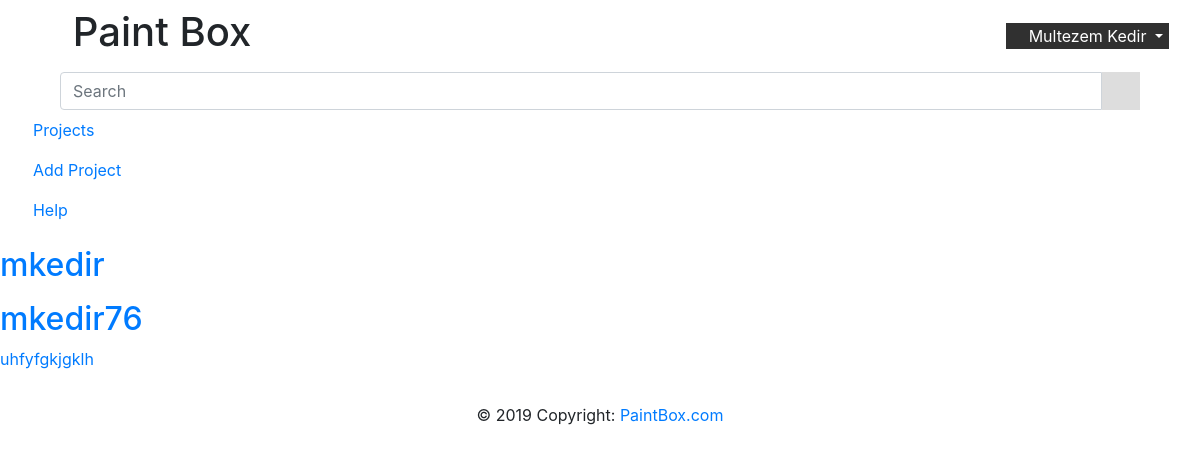
The page /home (signed in) on the database as committed earlier.
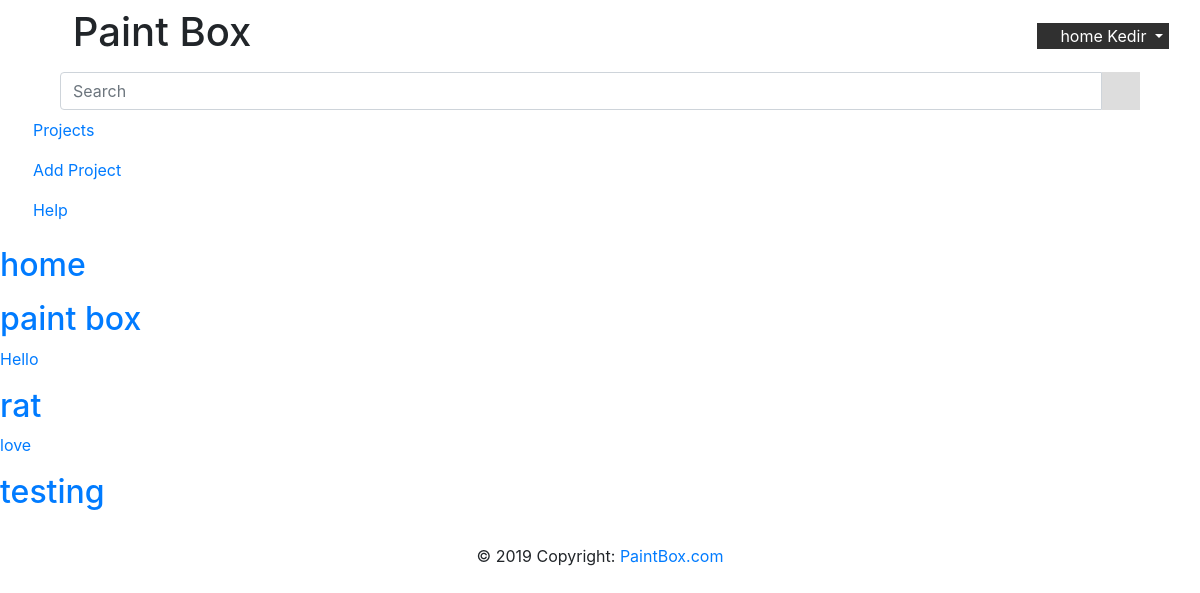
The same page on the database as committed later.
### PaintBox/modules/database.py (models this page shows, shortened)
class DBUser(db.Model, UserMixin):
    __tablename__ = 'user'
    id = db.Column(db.Integer, primary_key=True)
    username = db.Column(db.String(120), unique=True, nullable=False)
    firstname = db.Column(db.String(20), nullable=False)
    lastname = db.Column(db.String(20), nullable=False)
    email = db.Column(db.String(120), unique=True, nullable=False)
    image_file = db.Column(db.String(20), nullable=False, default='default.jpg')
    password = db.Column(db.String(60), nullable=False)
    projects = db.relationship('DBproject', backref='author', lazy=True)

### PaintBox/modules/Project.py (models this page shows, shortened)
class DBproject(db.Model, object):
    __tablename__ = 'project'
    id = db.Column(db.Integer, primary_key=True)
    name = db.Column(db.String(100), nullable=False)
    date_posted = db.Column(db.DateTime, nullable=False, default=datetime.utcnow)
    description = db.Column(db.Text)
    user_id = db.Column(db.Integer, db.ForeignKey('user.id'), nullable=False)
    tags = db.relationship('DBtags', backref='pro', lazy=True)
    stages = db.relationship('DBStage', backref='stage', lazy=True)
    __table_args__ = (UniqueConstraint('user_id', 'name', name='_name_user'),)
    def __repr__(self):
        return f"Project('{self.name}', '{self.date_posted}')"
    def get_id(self):
        return self.id
    def get_description(self):
        return self.description
    def get_name(self):
        return self.name

### PaintBox/routes.py (the view)
@app.route("/home", methods=['GET', 'POST'])
@login_required
def home():
    print("*" * 100)
    global projects
    projects = Project.get_projects(current_user)
    print(projects)
    return render_template('index.html', title='Home', user=current_user, projects=projects)

### PaintBox/modules/Project.py (called while the page is built)
def get_projects(user):
    project_list = []
    logging.debug('getting projects from db')
    data = DBproject.query.filter_by(author=user).all()
    for item in data:
        logging.info(f"Project('{item.name}', '{item.id}', '{item.description}')")
        project_list.append(item)
    return project_list

### PaintBox/modules/database.py (called while the page is built)
@login_manager.user_loader
def load_user(user_id):
    return DBUser.query.get(int(user_id))

### PaintBox/templates/index.html (shortened to what this page needs)
{% from 'add_macro.html' import add_form %}
{% from 'sidebar_macro.html' import project_sidebar %}
{% extends "base.html" %}
{% block style %}
    <link rel="stylesheet" href="{{ url_for('static', filename='css/sidebar_style.css') }}">
    <link rel="stylesheet" href="{{ url_for('static', filename='css/project_display.css') }}">
{% endblock %}
{% block nav %}
    {{ project_sidebar() }}
{% endblock %}
{% block main %}
        {% if projects|length  != 0 %}
             <div class="project-container">
                {% for item in projects %}
                    <div class="project">
                        <a href="project/{{ item.get_id() }}" >
                            <h2>{{ item.get_name() }}</h2>
                            <p> {{ item.get_description() }}</p>
                        </a>
                    </div>
                {% endfor %}
            </div>
        {% else %}
            <p>
                You currently have on projects. Use + button to add a project.
            </p>
        {% endif %}
{% endblock %}

### PaintBox/templates/sidebar_macro.html (shortened to what this page needs)
{% macro project_sidebar() %}
<nav id="sidebar">
    <div class="sidebar-header">
        <form class="navbar-form"  style="width: 90%; margin: auto;">
            <div class="input-group add-on">
                <input class="form-control" placeholder="Search" name="srch-term" id="srch-term" type="text">
                <div class="input-group-btn" style="background: #DDDDDD;">
                    <button class="btn btn-default" type="submit"><i class="fas fa-search"></i></button>
                </div>
            </div>
        </form>
    </div>
    <ul class="list-unstyled components">
        <li class="nav-item active">
            <a class="nav-link" href="/home"><i class="fas fa-retweet"></i> Projects <span class="sr-only">(current)</span></a>
        </li>
        <li class="nav-item">
             <a href="#" class="nav-link" data-toggle="modal" data-target="#myModal"><i class="fas fa-plus-circle"></i> Add Project</a>
        </li>
        <li class="nav-item">
            <a class="nav-link" href="/"> <i class="fas fa-info-circle"></i> Help</a>
        </li>
    </ul>
</nav>
{% endmacro %}

### PaintBox/templates/base.html (shortened to what this page needs)
<!DOCTYPE html>
<html lang="en" xmlns="http://www.w3.org/1999/html">
<head>
    <link rel="stylesheet" href="https://use.fontawesome.com/releases/v5.8.1/css/all.css"
>
    <link rel="stylesheet" href="https://maxcdn.bootstrapcdn.com/bootstrap/4.3.1/css/bootstrap.min.css">
    <link rel="stylesheet" href="{{ url_for('static', filename='css/colors.css') }}">
    <link rel="stylesheet" href="{{ url_for('static', filename='css/home.css') }}">
    {% block style %}{% endblock %}
</head>
<body class="wrapper">
<header>
    <nav class="navbar navbar-expand-lg">
        <div class="container-fluid">
            <a type="button" id="sidebarCollapse">
                    <div class="sidebar-header">
                        <h1>
                            <i class="fas fa-puzzle-piece"></i>
                            <span>Paint Box</span>
                        </h1>
                    </div>
            </a>
            {% if current_user.is_authenticated %}
                <div class="btn-group user_info">
                    <button type="button" class="dropdown-toggle" data-toggle="dropdown" aria-haspopup="true"
                            aria-expanded="false"
                            style="
                                background: #303030;
                                border: #303030;
                                color: white;
                            ">
                        <i class="fas fa-user"></i>
                        <span>{{ user.firstname }} {{ user.lastname }} </span>
                    </button>
                </div>
            {% endif %}
        </div>
    </nav>
</header>
{% block nav %}
{% endblock %}
<main id="content">
    {% block main %}{% endblock %}
</main>
<footer class="footer">
    <div class="footer-copyright text-center py-3">© 2019 Copyright:
        <a href="https://mdbootstrap.com/education/bootstrap/"> PaintBox.com</a>
    </div>
</footer>
</body>
</html>

Rows that differ between the two databases and show on the page:
removed DBproject: get_name "mkedir"
removed DBproject: get_name "mkedir76", get_description "uhfyfgkjgklh"
changed DBUser "Kedir": firstname "Multezem" → "home"
added DBproject: get_name "home"
added DBproject: get_name "paint box", get_description "Hello"
added DBproject: get_name "rat", get_description "love"
added DBproject: get_name "testing"
